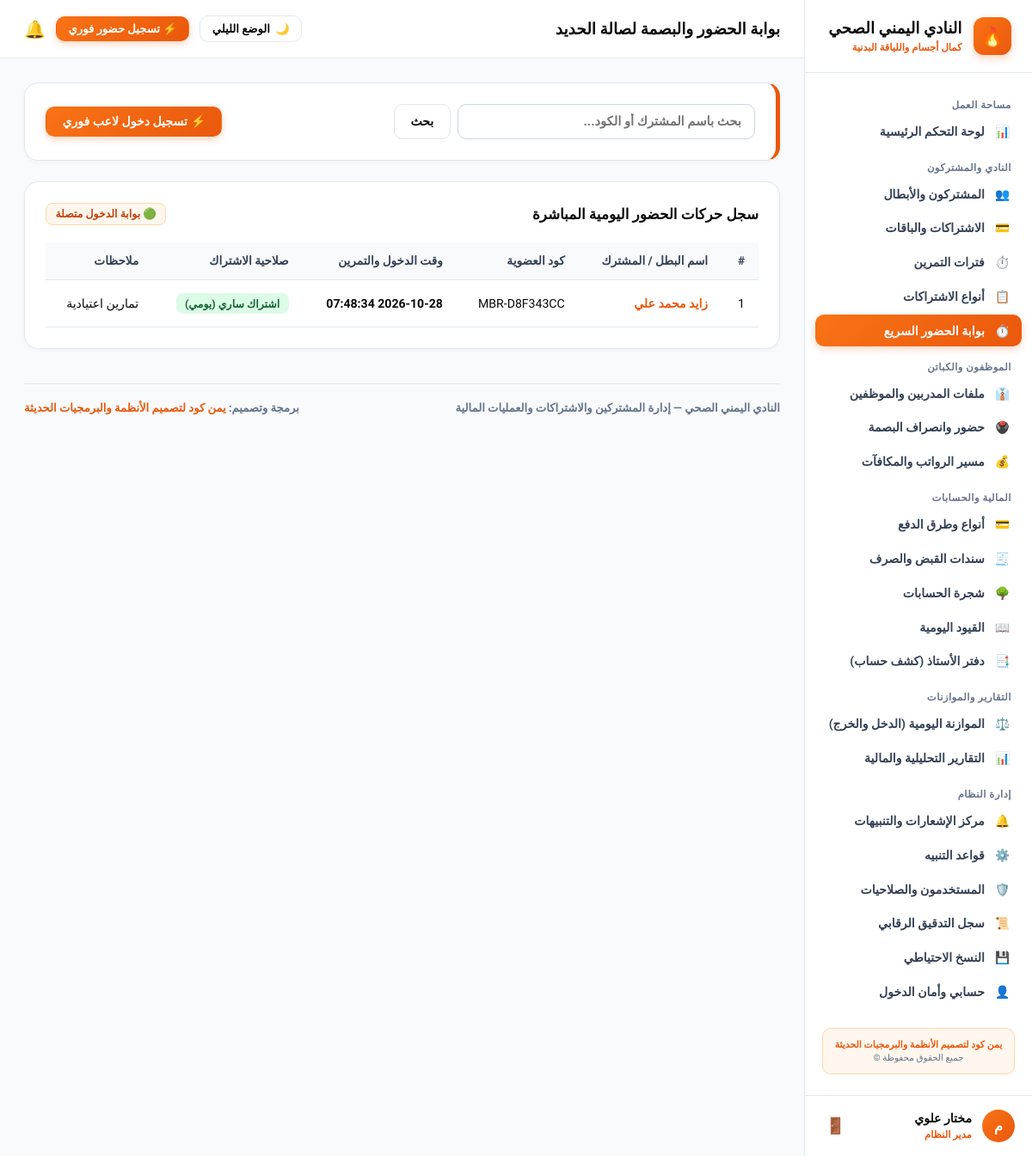
The app's page /member-attendance/ (signed in) with its own data.
### app/models.py (models this page shows, shortened)
class User(UserMixin, db.Model):
    __tablename__ = "users"
    id = db.Column(db.Integer, primary_key=True)
    username = db.Column(db.String(80), unique=True, nullable=False)
    password_hash = db.Column(db.String(255), nullable=False)
    full_name = db.Column(db.String(120), nullable=False)
    role_name = db.Column(db.String(50), default="مدير النظام")
    is_active = db.Column(db.Boolean, default=True)
    created_at = db.Column(db.DateTime, default=datetime.utcnow)

class MemberAttendance(db.Model):
    __tablename__ = "member_attendances"
    id = db.Column(db.Integer, primary_key=True)
    member_id = db.Column(db.Integer, db.ForeignKey("members.id"), nullable=False)
    subscription_id = db.Column(db.Integer, db.ForeignKey("subscriptions.id"), nullable=True)
    check_in_time = db.Column(db.DateTime, default=datetime.utcnow)
    note = db.Column(db.String(255), nullable=True)
    request_key = db.Column(db.String(100), nullable=True)

class Member(db.Model):
    __tablename__ = "members"
    id = db.Column(db.Integer, primary_key=True)
    member_code = db.Column(db.String(50), unique=True, nullable=False)
    full_name = db.Column(db.String(150), nullable=False)
    phone = db.Column(db.String(30), nullable=False)
    gender = db.Column(db.String(20), default="ذكر")
    birth_date = db.Column(db.Date, nullable=True)
    address = db.Column(db.String(255), default="غير مسجل")
    emergency_contact_name = db.Column(db.String(150), default="غير مسجل")
    emergency_contact_phone = db.Column(db.String(50), default="غير مسجل")
    notes = db.Column(db.Text, nullable=True)
    status = db.Column(db.String(30), default="نشط")
    created_at = db.Column(db.DateTime, default=datetime.utcnow)
    subscriptions = db.relationship("Subscription", backref="member", lazy=True, cascade="all, delete-orphan")
    attendances = db.relationship("MemberAttendance", backref="member", lazy=True, cascade="all, delete-orphan")
    @property
    def active_subscription(self):
        for sub in self.subscriptions:
            if sub.is_active_now:
                return sub
        return None

class Subscription(db.Model):
    __tablename__ = "subscriptions"
    id = db.Column(db.Integer, primary_key=True)
    subscription_code = db.Column(db.String(50), unique=True, nullable=False)
    member_id = db.Column(db.Integer, db.ForeignKey("members.id"), nullable=False)
    plan_id = db.Column(db.Integer, db.ForeignKey("plans.id"), nullable=False)
    shift_id = db.Column(db.Integer, db.ForeignKey("shifts.id"), nullable=True)
    start_date = db.Column(db.Date, nullable=False, default=date.today)
    end_date = db.Column(db.Date, nullable=False)
    price_paid = db.Column(db.Float, default=0.0)
    total_amount = db.Column(db.Float, default=0.0)
    paid_amount = db.Column(db.Float, default=0.0)
    remaining_amount = db.Column(db.Float, default=0.0)
    payment_method_id = db.Column(db.Integer, db.ForeignKey("payment_methods.id"), nullable=True)
    payment_status = db.Column(db.String(30), default="مدفوع بالكامل")
    status = db.Column(db.String(30), default="ساري")
    cancel_reason = db.Column(db.String(255), nullable=True)
    notes = db.Column(db.Text, nullable=True)
    created_at = db.Column(db.DateTime, default=datetime.utcnow)
    plan = db.relationship("Plan", backref="subscriptions")
    payment_method = db.relationship("PaymentMethod", backref="subscriptions")
    @property
    def is_active_now(self):
        return self.status == "ساري" and self.end_date >= date.today()

class Plan(db.Model):
    __tablename__ = "plans"
    id = db.Column(db.Integer, primary_key=True)
    plan_code = db.Column(db.String(50), unique=True, nullable=False)
    name = db.Column(db.String(100), nullable=False)
    duration_days = db.Column(db.Integer, nullable=False)
    price = db.Column(db.Float, default=0.0)
    description = db.Column(db.Text, nullable=True)
    is_active = db.Column(db.Boolean, default=True)

### app/routes/attendance.py (the view, shortened to what this page needs)
@attendance_bp.route("/", methods=["GET", "POST"])
@login_required
def index():
    q = request.args.get("q", "").strip()
    query = MemberAttendance.query.join(Member)
    if q:
        query = query.filter((Member.full_name.contains(q)) | (Member.member_code.contains(q)))
    attendances = query.order_by(MemberAttendance.id.desc()).all()
    members = Member.query.filter_by(status="نشط").all()
    return render_template("attendance/index.html", attendances=attendances, members=members, q=q)

### app/templates/attendance/index.html (shortened to what this page needs)
{% extends "base.html" %}
{% block header_title %}بوابة الحضور والبصمة لصالة الحديد{% endblock %}
{% block content %}
<div class="card" style="display: flex; justify-content: space-between; align-items: center; flex-wrap: wrap; gap: 1rem; border-right: 5px solid var(--primary);">
  <form method="GET" action="{{ url_for('attendance.index') }}" style="display: flex; gap: 0.5rem; flex: 1; max-width: 420px;">
    <input type="text" name="q" value="{{ q }}" placeholder="بحث باسم المشترك أو الكود..." class="form-control">
    <button type="submit" class="btn btn-secondary">بحث</button>
  </form>
  <button type="button" class="btn btn-primary" onclick="openModal('checkInModal')">
    ⚡ تسجيل دخول لاعب فوري
  </button>
</div>
<div class="card">
  <div style="display: flex; justify-content: space-between; align-items: center; margin-bottom: 1.25rem;">
    <h3 style="margin: 0; font-size: 1.05rem; font-weight: 900; color: var(--text-main);">
      سجل حركات الحضور اليومية المباشرة
    </h3>
    <span class="badge badge-fire">🟢 بوابة الدخول متصلة</span>
  </div>
  <div class="table-responsive">
    <table>
      <thead>
        <tr>
          <th>#</th>
          <th>اسم البطل / المشترك</th>
          <th>كود العضوية</th>
          <th>وقت الدخول والتمرين</th>
          <th>صلاحية الاشتراك</th>
          <th>ملاحظات</th>
        </tr>
      </thead>
      <tbody>
        {% for a in attendances %}
        <tr>
          <td>{{ a.id }}</td>
          <td><strong><a href="{{ url_for('members.show', member_id=a.member_id) }}" style="color: var(--primary); text-decoration: none;">{{ a.member.full_name }}</a></strong></td>
          <td><code>{{ a.member.member_code }}</code></td>
          <td><strong style="font-mono">{{ a.check_in_time.strftime('%Y-%m-%d %H:%M:%S') }}</strong></td>
          <td>
            {% if a.subscription_id and a.member.active_subscription %}
              <span class="badge badge-success">اشتراك ساري ({{ a.member.active_subscription.plan.name }})</span>
            {% else %}
              <span class="badge badge-warning">بدون اشتراك أو منتهي</span>
            {% endif %}
          </td>
          <td>{{ a.note or 'تمارين اعتيادية' }}</td>
        </tr>
        {% else %}
        <tr>
          <td colspan="6" style="text-align: center; color: var(--text-caption); padding: 2.5rem; font-weight: 700;">لا توجد حركات حضور مسجلة اليوم.</td>
        </tr>
        {% endfor %}
      </tbody>
    </table>
  </div>
</div>
{% endblock %}

### app/templates/base.html (shortened to what this page needs)
<!doctype html>
<html lang="ar" dir="rtl" data-theme="light">
<head>
  <link rel="stylesheet" href="{{ url_for('static', filename='css/theme-iron.css') }}">
</head>
<body>
  <div class="layout-root">
    <aside class="sidebar">
      <a href="{{ url_for('dashboard.index') }}" class="sidebar-brand">
        <div class="brand-icon">🔥</div>
        <div>
          <strong style="font-size: 1.15rem; display: block; line-height: 1.25; font-weight: 900;">النادي اليمني الصحي</strong>
          <span style="font-size: 0.72rem; color: var(--primary); font-weight: 800;">كمال أجسام واللياقة البدنية</span>
        </div>
      </a>
      <div class="sidebar-nav">
        <div class="nav-group-title">مساحة العمل</div>
        <a href="{{ url_for('dashboard.index') }}" class="nav-link {% if request.path == '/dashboard/' %}active{% endif %}">
          <span>📊</span>
          <span>لوحة التحكم الرئيسية</span>
        </a>
        <div class="nav-group-title">النادي والمشتركون</div>
        <a href="{{ url_for('members.index') }}" class="nav-link {% if '/members' in request.path %}active{% endif %}">
          <span>👥</span>
          <span>المشتركون والأبطال</span>
        </a>
        <a href="{{ url_for('subscriptions.index') }}" class="nav-link {% if request.path == '/subscriptions/' %}active{% endif %}">
          <span>💳</span>
          <span>الاشتراكات والباقات</span>
        </a>
        <a href="{{ url_for('shifts.index') }}" class="nav-link {% if '/shifts' in request.path %}active{% endif %}">
          <span>⏱️</span>
          <span>فترات التمرين</span>
        </a>
        <a href="{{ url_for('subscriptions.plans') }}" class="nav-link {% if '/subscriptions/plans' in request.path %}active{% endif %}">
          <span>📋</span>
          <span>أنواع الاشتراكات</span>
        </a>
        <a href="{{ url_for('attendance.index') }}" class="nav-link {% if '/member-attendance' in request.path %}active{% endif %}">
          <span>⏱️</span>
          <span>بوابة الحضور السريع</span>
        </a>
        <div class="nav-group-title">الموظفون والكباتن</div>
        <a href="{{ url_for('employees.index') }}" class="nav-link {% if request.path == '/employees/' %}active{% endif %}">
          <span>👔</span>
          <span>ملفات المدربين والموظفين</span>
        </a>
        <a href="{{ url_for('employees.attendance') }}" class="nav-link {% if '/employees/attendance' in request.path %}active{% endif %}">
          <span>🖲️</span>
          <span>حضور وانصراف البصمة</span>
        </a>
        <a href="{{ url_for('employees.payroll') }}" class="nav-link {% if '/employees/payroll' in request.path %}active{% endif %}">
          <span>💰</span>
          <span>مسير الرواتب والمكافآت</span>
        </a>
        <div class="nav-group-title">المالية والحسابات</div>
        <a href="{{ url_for('payments.methods') }}" class="nav-link {% if '/payments/methods' in request.path %}active{% endif %}">
          <span>💳</span>
          <span>أنواع وطرق الدفع</span>
        </a>
        <a href="{{ url_for('accounting.vouchers') }}" class="nav-link {% if '/accounting/vouchers' in request.path %}active{% endif %}">
          <span>🧾</span>
          <span>سندات القبض والصرف</span>
        </a>
        <a href="{{ url_for('accounting.accounts') }}" class="nav-link {% if '/accounting/accounts' in request.path %}active{% endif %}">
          <span>🌳</span>
          <span>شجرة الحسابات</span>
        </a>
        <a href="{{ url_for('accounting.journal') }}" class="nav-link {% if '/accounting/journal' in request.path %}active{% endif %}">
          <span>📖</span>
          <span>القيود اليومية</span>
        </a>
        <a href="{{ url_for('accounting.ledger') }}" class="nav-link {% if '/accounting/ledger' in request.path %}active{% endif %}">
          <span>📑</span>
          <span>دفتر الأستاذ (كشف حساب)</span>
        </a>
        <div class="nav-group-title">التقارير والموازنات</div>
        <a href="{{ url_for('reports.daily_balance') }}" class="nav-link {% if '/reports/daily-balance' in request.path %}active{% endif %}">
          <span>⚖️</span>
          <span>الموازنة اليومية (الدخل والخرج)</span>
        </a>
        <a href="{{ url_for('reports.index') }}" class="nav-link {% if request.path == '/reports/' %}active{% endif %}">
          <span>📊</span>
          <span>التقارير التحليلية والمالية</span>
        </a>
        <div class="nav-group-title">إدارة النظام</div>
        <a href="{{ url_for('notifications.index') }}" class="nav-link {% if request.path == '/notifications/' %}active{% endif %}">
          <span>🔔</span>
          <span>مركز الإشعارات والتنبيهات</span>
        </a>
        <a href="{{ url_for('notifications.rules') }}" class="nav-link {% if '/notifications/rules' in request.path %}active{% endif %}">
          <span>⚙️</span>
          <span>قواعد التنبيه</span>
        </a>
        <a href="{{ url_for('auth.users') }}" class="nav-link {% if '/auth/users' in request.path %}active{% endif %}">
          <span>🛡️</span>
          <span>المستخدمون والصلاحيات</span>
        </a>
        <a href="{{ url_for('system.audit') }}" class="nav-link {% if '/system/audit' in request.path %}active{% endif %}">
          <span>📜</span>
          <span>سجل التدقيق الرقابي</span>
        </a>
        <a href="{{ url_for('system.backup') }}" class="nav-link {% if '/system/backup' in request.path %}active{% endif %}">
          <span>💾</span>
          <span>النسخ الاحتياطي</span>
        </a>
        <a href="{{ url_for('auth.profile') }}" class="nav-link {% if '/auth/profile' in request.path %}active{% endif %}">
          <span>👤</span>
          <span>حسابي وأمان الدخول</span>
        </a>
        <div style="margin: 1.5rem 0.5rem 0.5rem 0.5rem; padding: 0.75rem; background: var(--badge-fire-bg); border: 1px solid var(--badge-fire-border); border-radius: 10px; text-align: center;">
          <span style="display: block; font-size: 0.68rem; font-weight: 800; color: var(--primary);">يمن كود لتصميم الأنظمة والبرمجيات الحديثة</span>
          <span style="display: block; font-size: 0.65rem; color: var(--text-caption); margin-top: 2px;">جميع الحقوق محفوظة ©</span>
        </div>
      </div>
      <div class="sidebar-user">
        <div class="user-info">
          <div class="user-avatar">{{ current_user.full_name[0] if current_user.is_authenticated else 'م' }}</div>
          <div>
            <strong style="font-size: 0.88rem; display: block; font-weight: 900;">{{ current_user.full_name if current_user.is_authenticated else 'مستخدم' }}</strong>
            <span style="font-size: 0.72rem; color: var(--primary); font-weight: 800;">{{ current_user.role_name if current_user.is_authenticated else 'مدير النادي' }}</span>
          </div>
        </div>
        <form method="POST" action="{{ url_for('auth.logout') }}">
          <button type="submit" title="تسجيل الخروج" style="background: none; border: none; cursor: pointer; color: var(--text-caption); font-size: 1.15rem; padding: 4px;">
            🚪
          </button>
        </form>
      </div>
    </aside>
    <div class="main-wrapper">
      <header class="topbar">
        <div>
          <h1 style="font-size: 1.15rem; margin: 0; font-weight: 900; color: var(--text-main);">
            {% block header_title %}النادي اليمني الصحي · نظام إدارة الصالة والأنشطة الرياضية{% endblock %}
          </h1>
        </div>
        <div style="display: flex; align-items: center; gap: 0.75rem;">
          <button type="button" class="theme-switch-btn" id="themeToggleBtn" onclick="toggleTheme()" title="التبديل بين الوضع الليلي والنهاري">
            <span id="themeBtnIcon">🌙</span>
            <span id="themeBtnText">الوضع الليلي</span>
          </button>
          <a href="{{ url_for('attendance.index') }}" class="btn btn-primary" style="font-size: 0.82rem; padding: 0.4rem 0.85rem;">
            ⚡ تسجيل حضور فوري
          </a>
          <a href="{{ url_for('notifications.index') }}" title="الإشعارات" style="text-decoration: none; font-size: 1.25rem; position: relative;">
            🔔
          </a>
        </div>
      </header>
      <main class="content-area">
        {% block content %}{% endblock %}
        <footer style="margin-top: 2.5rem; padding-top: 1.25rem; border-top: 1.5px solid var(--card-border); display: flex; justify-content: space-between; align-items: center; flex-wrap: wrap; gap: 0.75rem; font-size: 0.82rem; color: var(--text-caption); font-weight: 700;">
          <div>
            <strong>النادي اليمني الصحي</strong> — إدارة المشتركين والاشتراكات والعمليات المالية
          </div>
          <div>
            برمجة وتصميم: <strong style="color: var(--primary);">يمن كود لتصميم الأنظمة والبرمجيات الحديثة</strong>
          </div>
        </footer>
      </main>
    </div>
  </div>
</body>
</html>

### records on screen
User: is_active+full_name "م", is_active+full_name "مختار علوي", is_active+role_name "مدير النظام"
MemberAttendance: id "1", member.full_name "زايد محمد علي", member.member_code "MBR-D8F343CC", check_in_time "2026-10-28 07:48:34", member.active_subscription.plan.name "يومي", note "تمارين اعتيادية"
